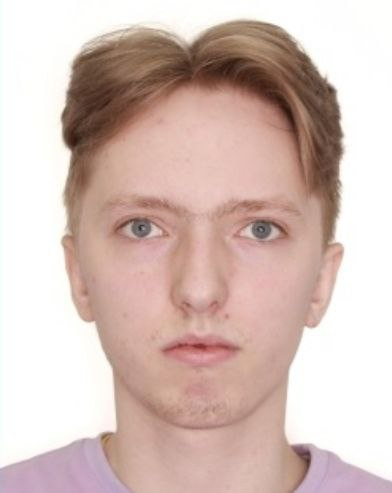
#> input picture Lab8/demchenko.jpg, 392 x 493 px
$ python LR_8_task_2.py
#> lines starting #> are read from the running program, lines starting #| are printed output that depends on the picture; after the words box and inside, x2 and y2 are one past the last pixel; in counts of white or black regions, pixels touching at a corner belong together
import cv2
import numpy as np
img = cv2.imread("demchenko.jpg")
#> img is the input picture: shape (493, 392, 3); mean B, G, R 184.5, 191.2, 213.3
kernel = np.ones((5, 5), np.uint8)
imgGray = cv2.cvtColor(img, cv2.COLOR_BGR2GRAY)
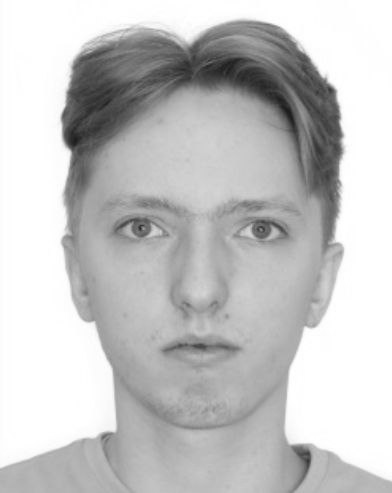
#> imgGray: shape (493, 392); min 27, max 255, mean 197.1
imgBlur = cv2.GaussianBlur(imgGray, (7, 7), 0)
imgCanny = cv2.Canny(img, 150, 200)
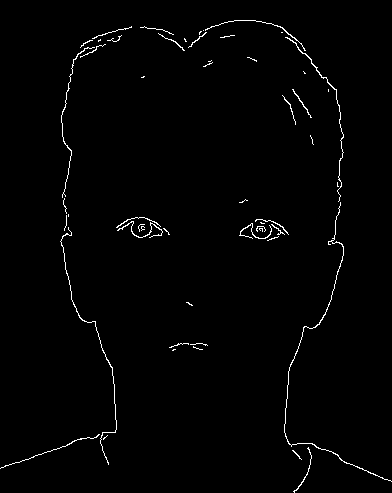
#> imgCanny: shape (493, 392); 1.2% white in thin lines or dots
imgDialation = cv2.dilate(imgCanny, kernel, iterations=1)
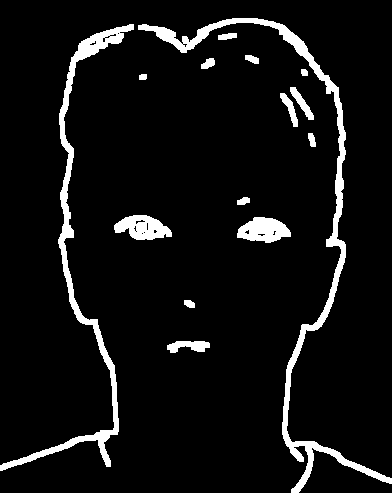
#> imgDialation: shape (493, 392); 6.7% white; 15 white regions, largest, box (x1, y1, x2, y2) and area: (138, 18, 392, 493) 5410, (0, 24, 134, 471) 4248, (237, 217, 291, 243) 960
imgEroded = cv2.erode(imgDialation, kernel, iterations=1)
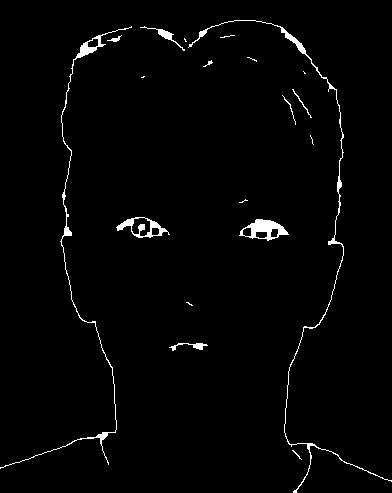
#> imgEroded: shape (493, 392); 1.8% white; 19 white regions (9 under 20 px), largest, box (x1, y1, x2, y2) and area: (188, 20, 392, 493) 1122, (0, 26, 132, 469) 992, (239, 219, 289, 241) 508
cv2.imshow("Gray Image", imgGray)
cv2.imshow("Blur Image", imgBlur)
cv2.imshow("Canny Image", imgCanny)
cv2.imshow("Dialation Image", imgDialation)
cv2.imshow("Eroded Image", imgEroded)
cv2.waitKey(0)

$ run again, with Lab8/coins.jpg copied over Lab8/demchenko.jpg
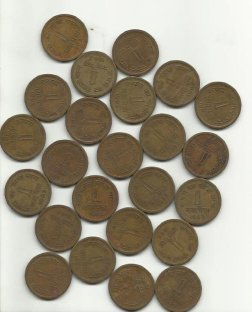
#> input picture Lab8/coins.jpg, 252 x 312 px
#> img is the input picture: shape (312, 252, 3); mean B, G, R 136.3, 153.2, 161.4
#> `imgCanny = cv2.Canny(img, 150, 200)`:
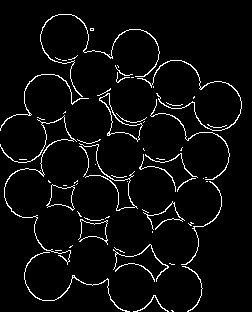
#> imgCanny: shape (312, 252); 4.6% white in thin lines or dots
#> imgDialation: shape (312, 252); 23.2% white; 2 white regions, box (x1, y1, x2, y2) and area: (0, 12, 244, 312) 17128, (111, 242, 177, 284) 1094
#> `imgEroded = cv2.erode(imgDialation, kernel, iterations=1)`:
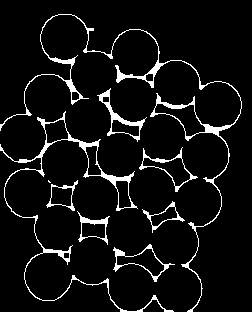
#> imgEroded: shape (312, 252); 6.6% white; 9 white regions (1 under 20 px), largest, box (x1, y1, x2, y2) and area: (0, 14, 242, 312) 2033, (0, 111, 174, 312) 1556, (97, 88, 147, 142) 418

$ run again, with Lab8/coins_2.JPG copied over Lab8/demchenko.jpg
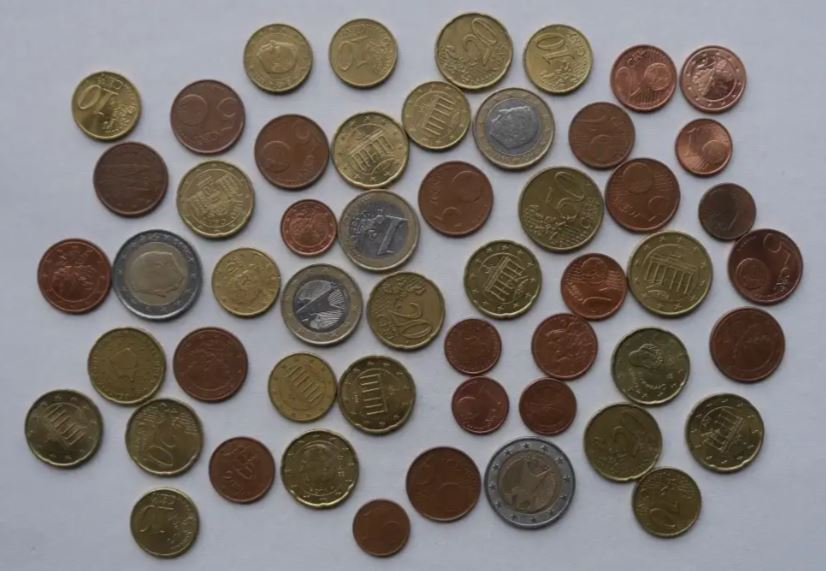
#> input picture Lab8/coins_2.JPG, 826 x 571 px
#> img is the input picture: shape (571, 826, 3); mean B, G, R 114.7, 118.8, 125.6
#> `imgCanny = cv2.Canny(img, 150, 200)`:
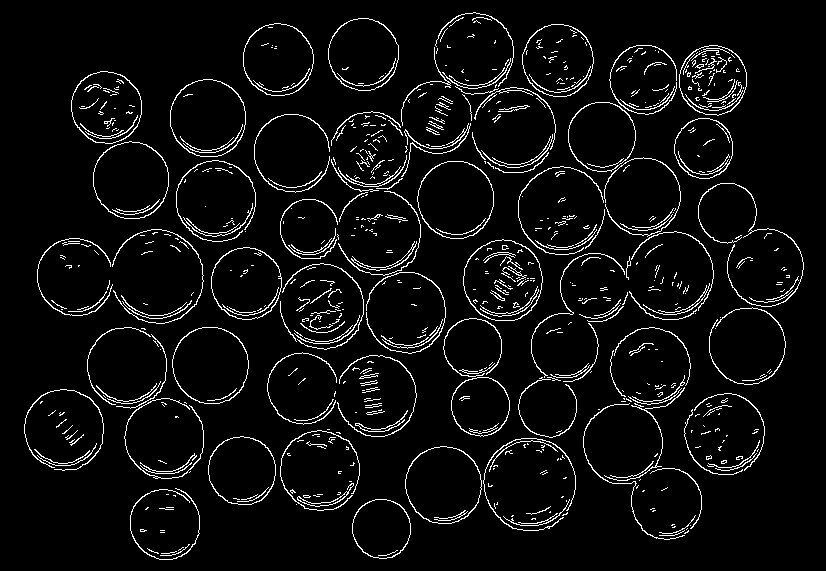
#> imgCanny: shape (571, 826); 5.2% white in thin lines or dots
#> imgDialation: shape (571, 826); 24.9% white; 93 white regions, largest, box (x1, y1, x2, y2) and area: (209, 10, 749, 533) 57251, (85, 325, 251, 481) 5684, (581, 325, 704, 542) 5677
#> `imgEroded = cv2.erode(imgDialation, kernel, iterations=1)`:
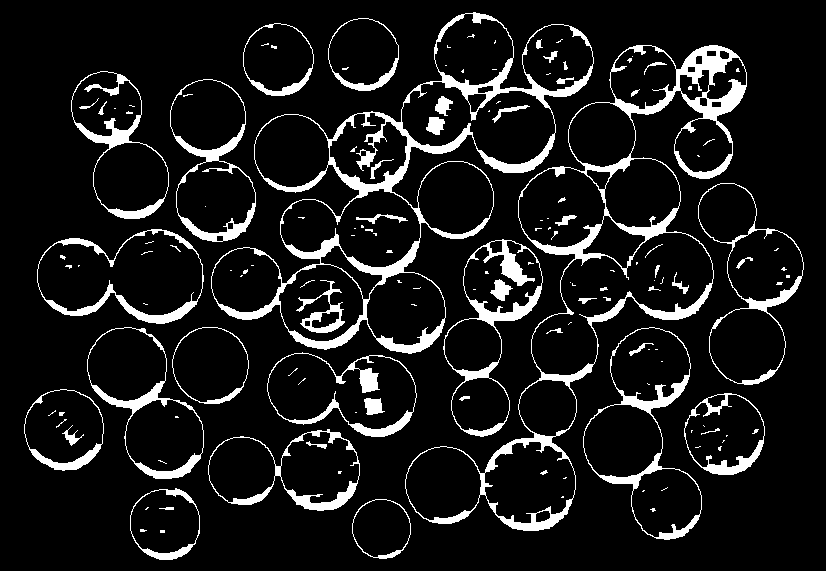
#> imgEroded: shape (571, 826); 9.9% white; 146 white regions (95 under 20 px), largest, box (x1, y1, x2, y2) and area: (211, 12, 594, 354) 10991, (405, 45, 747, 531) 10440, (443, 239, 543, 437) 2643
